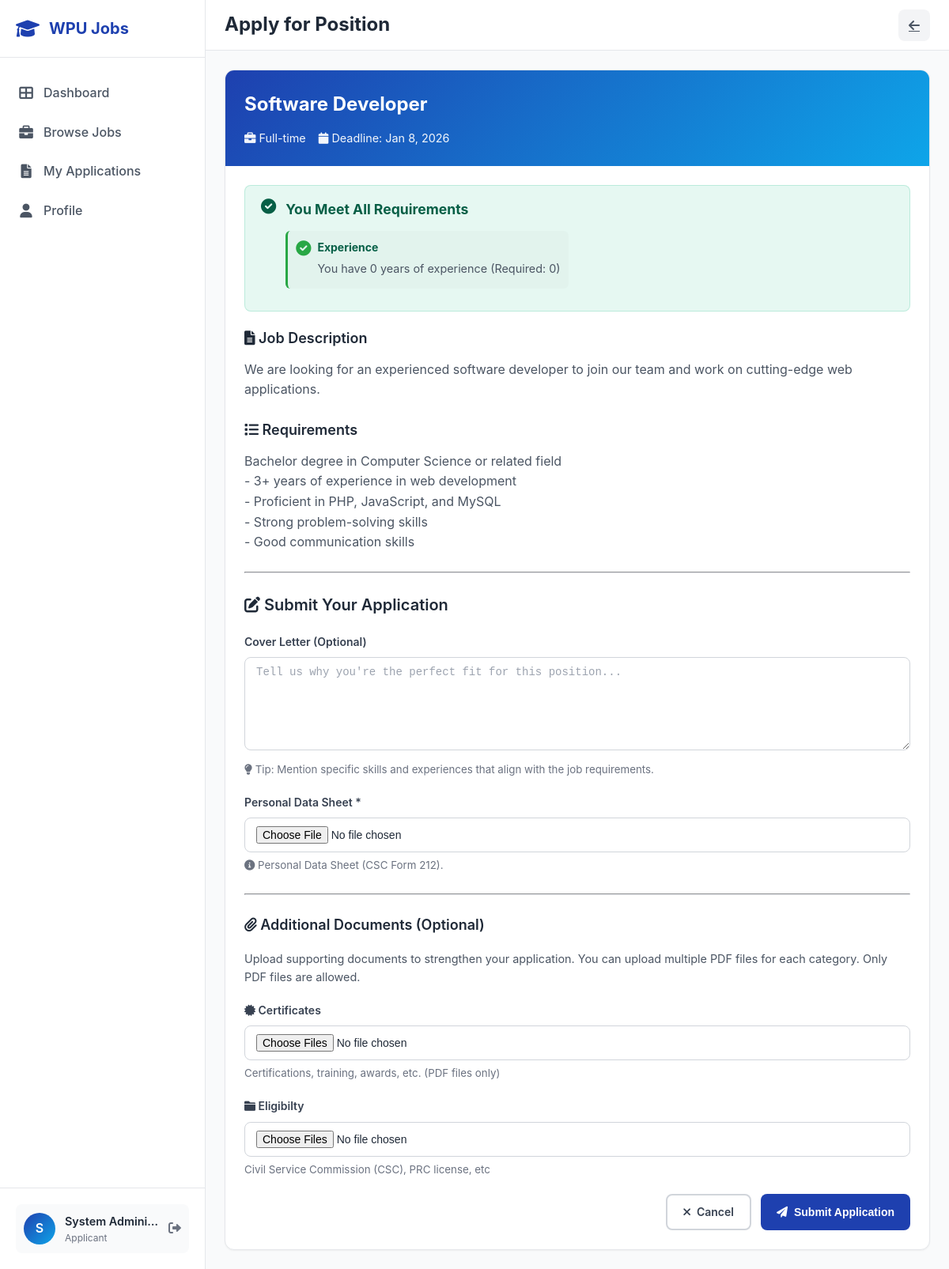
Screenshot of /applicant/pages/apply.php?position=1 (signed in) with the database file from the repository.
### tables this page shows
CREATE TABLE `users` (
  `id` int(11) NOT NULL,
  `username` varchar(50) NOT NULL,
  `email` varchar(100) NOT NULL,
  `password` varchar(255) DEFAULT NULL,
  `role` enum('admin','applicant') NOT NULL DEFAULT 'applicant',
  `full_name` varchar(100) NOT NULL,
  `phone` varchar(20) DEFAULT NULL,
  `address` text DEFAULT NULL,
  `age` int(11) DEFAULT NULL,
  `sex` enum('Male','Female','Other') DEFAULT NULL,
  `civil_status` enum('Married','Single','Separated','Widowed','Annuled','Solo Parent') DEFAULT NULL,
  `highest_educational_attainment` enum('Elementary Level','Elementary Graduate','Secondary/ High School Level','Secondary/ High School Graduate','College Level','College Graduate','Master''s Degree Holder','Doctoral Degree Holder') DEFAULT NULL,
  `bachelors_degree` text DEFAULT NULL,
  `masters_degree` text DEFAULT NULL,
  `doctorate_degree` text DEFAULT NULL,
  `application_type` set('PROMOTION','ENTRY LEVEL') DEFAULT NULL,
  `ipcr_rating` text DEFAULT NULL,
  `ipcr_file_path` varchar(255) DEFAULT NULL,
  `pe_rating` text DEFAULT NULL,
  `pe_file_path` varchar(255) DEFAULT NULL,
  `position_applied_for` enum('University Extension Specialist V SG 24','University Extension Specialist IV SG 22','University Extension Specialist III SG 20','University Extension Specialist II SG 18','University Extension Specialist I SG 16','University Extension Associate I SG 12','Administrative Assistant III SG 9','Administrative Aide VI (Clerk III) SG 6','Administrative Aide IV (Clerk II) SG 4') DEFAULT NULL,
  `training_programs` text DEFAULT NULL,
  `career_service_eligibilities` set('Professional Eligibility','Sub-Professional Eligibility','Career Service Executive Eligibility (CSE-E)','Bar/Board Eligibility (RA 1080)','Other') DEFAULT NULL,
  `career_service_eligibilities_other` text DEFAULT NULL,
  `special_needs` text DEFAULT NULL,
  `profile_picture` varchar(255) DEFAULT NULL,
  `google_id` varchar(255) DEFAULT NULL,
  `oauth_provider` enum('google','facebook','microsoft') DEFAULT NULL,
  `email_verified_at` datetime DEFAULT NULL,
  `email_verification_code` varchar(6) DEFAULT NULL,
  `email_verification_expires_at` datetime DEFAULT NULL,
  `email_verification_attempts` int(11) DEFAULT 0,
  `email_verification_last_sent_at` datetime DEFAULT NULL,
  `data_privacy_accepted_at` timestamp NULL DEFAULT NULL,
  `created_at` timestamp NOT NULL DEFAULT current_timestamp(),
  `updated_at` timestamp NOT NULL DEFAULT current_timestamp() ON UPDATE current_timestamp(),
  `is_active` tinyint(1) DEFAULT 1
);

CREATE TABLE `positions` (
  `id` int(11) NOT NULL,
  `title` varchar(100) NOT NULL,
  `description` text NOT NULL,
  `requirements` text NOT NULL,
  `min_experience_years` int(11) DEFAULT 0,
  `max_applications` int(11) DEFAULT NULL,
  `salary_range` varchar(50) DEFAULT NULL,
  `location` varchar(100) DEFAULT NULL,
  `employment_type` varchar(50) DEFAULT 'full-time',
  `deadline` date DEFAULT NULL,
  `is_active` tinyint(1) DEFAULT 1,
  `created_by` int(11) DEFAULT NULL,
  `created_at` timestamp NOT NULL DEFAULT current_timestamp(),
  `updated_at` timestamp NOT NULL DEFAULT current_timestamp() ON UPDATE current_timestamp()
);

### applicant/pages/apply.php (the view, shortened to what the rows shown need)
<?php
require_once '../../includes/models.php';
$positionModel = new Position();
$userId = $_SESSION['user_id'];
$positionId = (int)($_GET['position'] ?? 0);
$position = $positionModel->findById($positionId);
$userModel = new User();
require_once '../../includes/services/RequirementValidator.php';
$requirementValidator = new RequirementValidator();
$requirementValidation = $requirementValidator->validateRequirements($userId, $positionId);
?>
<!DOCTYPE html>
<html lang="en">
<head>
    <link href="https://cdnjs.cloudflare.com/ajax/libs/font-awesome/6.0.0/css/all.min.css" rel="stylesheet">
    <link href="../../assets/css/office-theme.css" rel="stylesheet">
</head>
<body>
    <aside class="sidebar">
        <div class="sidebar-footer">
            <div class="sidebar-user">
                <div class="sidebar-user-avatar">
                    <?php
                    $user = $userModel->findById($userId);
                    echo strtoupper(substr($user['full_name'], 0, 1));
                    ?>
                </div>
                <div class="sidebar-user-info">
                    <div class="sidebar-user-name"><?= htmlspecialchars($user['full_name']) ?></div>
                    <div class="sidebar-user-role">Applicant</div>
                </div>
                <a href="auth/logout.php" class="confirm-logout" style="color: var(--gray-500); text-decoration: none;">
                    <i class="fas fa-sign-out-alt"></i>
                </a>
            </div>
        </div>
    </aside>
    <div class="main-wrapper">
        <div class="topbar">
            <h1 class="topbar-title">Apply for Position</h1>
        </div>
        <div class="content">
            <div class="card" style="max-width: 900px; margin: 0 auto;">
                <div class="card-header" style="background: linear-gradient(135deg, var(--primary-blue) 0%, var(--secondary-blue) 100%); color: white; border: none; padding: 24px;">
                        <h3 style="margin-bottom: 12px; font-size: 1.5rem; font-weight: 700;"><?= htmlspecialchars($position['title']) ?></h3>
                        <div style="display: flex; flex-wrap: wrap; gap: 16px; font-size: 0.9rem; opacity: 0.95;">
                            <span><i class="fas fa-briefcase"></i> <?= ucfirst($position['employment_type']) ?></span>
                            <?php if ($position['deadline']): ?>
                                <span><i class="fas fa-calendar"></i> Deadline: <?= date('M j, Y', strtotime($position['deadline'])) ?></span>
                            <?php endif; ?>
                        </div>
                    </div>
                    <div class="card-body">
                        <div style="margin-bottom: 24px;">
                            <h5 style="font-size: 1.125rem; font-weight: 600; margin-bottom: 12px;">
                                <i class="fas fa-file-alt"></i> Job Description
                            </h5>
                            <p style="color: var(--gray-600); line-height: 1.6;"><?= nl2br(htmlspecialchars($position['description'])) ?></p>
                        </div>
                        <?php if ($position['requirements']): ?>
                            <div style="margin-bottom: 24px;">
                                <h5 style="font-size: 1.125rem; font-weight: 600; margin-bottom: 12px;">
                                    <i class="fas fa-list"></i> Requirements
                                </h5>
                                <p style="color: var(--gray-600); line-height: 1.6;"><?= nl2br(htmlspecialchars($position['requirements'])) ?></p>
                            </div>
                        <?php endif; ?>
                    </div>
                </div>
            </div>
        </div>
</body>
</html>

### rows the page displays
users: full_name "S", full_name "System Admini…"
positions: title "Software Developer", employment_type "Full-time", deadline "Jan 8, 2026", description "We are looking for an experienced software developer to join our team and work on cutting-edge web applications.", requirements "Bachelor degree in Computer Science or related field - 3+ years of experience in web development - Proficient in PHP, JavaScript, and MySQL - Strong problem-solving skills - Good communication skills"

### other values shown
str_replace('_', ' ', $key) "Experience"
$detail['message'] "You have 0 years of experience (Required: 0)"
